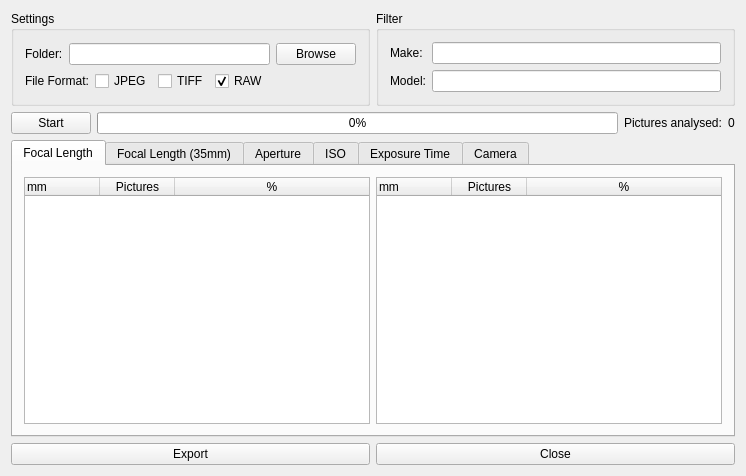
<?xml version="1.0" encoding="UTF-8"?>
<ui version="4.0">
 <class>MainWindow</class>
 <widget class="QMainWindow" name="MainWindow">
  <property name="geometry">
   <rect>
    <x>0</x>
    <y>0</y>
    <width>746</width>
    <height>476</height>
   </rect>
  </property>
  <property name="windowTitle">
   <string>ExifStatistics v1.0</string>
  </property>
  <property name="windowIcon">
   <iconset resource="images.qrc">
    <normaloff>:/main/icon/mainicon</normaloff>:/main/icon/mainicon</iconset>
  </property>
  <widget class="QWidget" name="centralWidget">
   <layout class="QGridLayout" name="gridLayout_10">
    <item row="0" column="0">
     <layout class="QVBoxLayout" name="verticalLayout">
      <item>
       <layout class="QHBoxLayout" name="horizontalLayout_9">
        <item>
         <widget class="QGroupBox" name="groupBox">
          <property name="title">
           <string>Settings</string>
          </property>
          <property name="flat">
           <bool>false</bool>
          </property>
          <property name="checkable">
           <bool>false</bool>
          </property>
          <layout class="QGridLayout" name="gridLayout_2">
           <item row="0" column="0">
            <layout class="QGridLayout" name="gridLayout">
             <item row="0" column="0">
              <widget class="QLabel" name="label">
               <property name="text">
                <string>Folder:</string>
               </property>
              </widget>
             </item>
             <item row="0" column="1" colspan="3">
              <layout class="QHBoxLayout" name="horizontalLayout">
               <item>
                <widget class="QLineEdit" name="txtFolderName">
                 <property name="text">
                  <string/>
                 </property>
                </widget>
               </item>
               <item>
                <widget class="QPushButton" name="btnBrowse">
                 <property name="text">
                  <string>Browse</string>
                 </property>
                </widget>
               </item>
              </layout>
             </item>
             <item row="1" column="0" colspan="2">
              <widget class="QLabel" name="label_5">
               <property name="text">
                <string>File Format:</string>
               </property>
              </widget>
             </item>
             <item row="1" column="2">
              <layout class="QHBoxLayout" name="horizontalLayout_2">
               <property name="sizeConstraint">
                <enum>QLayout::SetDefaultConstraint</enum>
               </property>
               <item>
                <widget class="QCheckBox" name="chkJPEG">
                 <property name="text">
                  <string>JPEG</string>
                 </property>
                </widget>
               </item>
               <item>
                <widget class="QCheckBox" name="chkTIFF">
                 <property name="text">
                  <string>TIFF</string>
                 </property>
                </widget>
               </item>
               <item>
                <widget class="QCheckBox" name="chkRAW">
                 <property name="text">
                  <string>RAW</string>
                 </property>
                 <property name="checked">
                  <bool>true</bool>
                 </property>
                </widget>
               </item>
              </layout>
             </item>
             <item row="1" column="3">
              <spacer name="horizontalSpacer">
               <property name="orientation">
                <enum>Qt::Horizontal</enum>
               </property>
               <property name="sizeHint" stdset="0">
                <size>
                 <width>40</width>
                 <height>20</height>
                </size>
               </property>
              </spacer>
             </item>
            </layout>
           </item>
          </layout>
         </widget>
        </item>
        <item>
         <widget class="QGroupBox" name="groupBox_2">
          <property name="title">
           <string>Filter</string>
          </property>
          <layout class="QGridLayout" name="gridLayout_9">
           <item row="0" column="0">
            <layout class="QGridLayout" name="gridLayout_3">
             <item row="0" column="0">
              <widget class="QLabel" name="label_2">
               <property name="text">
                <string>Make:</string>
               </property>
              </widget>
             </item>
             <item row="0" column="1">
              <widget class="QLineEdit" name="txtMake"/>
             </item>
             <item row="1" column="0">
              <widget class="QLabel" name="label_3">
               <property name="text">
                <string>Model:</string>
               </property>
              </widget>
             </item>
             <item row="1" column="1">
              <widget class="QLineEdit" name="txtModel"/>
             </item>
            </layout>
           </item>
          </layout>
         </widget>
        </item>
       </layout>
      </item>
      <item>
       <layout class="QHBoxLayout" name="horizontalLayout_5">
        <item>
         <widget class="QPushButton" name="btnStart">
          <property name="text">
           <string>Start</string>
          </property>
         </widget>
        </item>
        <item>
         <widget class="QProgressBar" name="progressBar">
          <property name="maximum">
           <number>10000</number>
          </property>
          <property name="value">
           <number>0</number>
          </property>
         </widget>
        </item>
        <item>
         <widget class="QLabel" name="label_4">
          <property name="text">
           <string>Pictures analysed:</string>
          </property>
         </widget>
        </item>
        <item>
         <widget class="QLabel" name="lblPicturesFound">
          <property name="text">
           <string>0</string>
          </property>
         </widget>
        </item>
       </layout>
      </item>
      <item>
       <widget class="QTabWidget" name="tabWidget">
        <property name="currentIndex">
         <number>0</number>
        </property>
        <widget class="QWidget" name="tab">
         <attribute name="title">
          <string>Focal Length</string>
         </attribute>
         <layout class="QGridLayout" name="gridLayout_5">
          <item row="0" column="0">
           <layout class="QHBoxLayout" name="horizontalLayout_3">
            <item>
             <widget class="QTreeWidget" name="treeFocal">
              <property name="rootIsDecorated">
               <bool>false</bool>
              </property>
              <attribute name="headerDefaultSectionSize">
               <number>75</number>
              </attribute>
              <column>
               <property name="text">
                <string>mm</string>
               </property>
              </column>
              <column>
               <property name="text">
                <string>Pictures</string>
               </property>
               <property name="textAlignment">
                <set>AlignHCenter|AlignVCenter|AlignCenter</set>
               </property>
              </column>
              <column>
               <property name="text">
                <string>%</string>
               </property>
               <property name="textAlignment">
                <set>AlignHCenter|AlignVCenter|AlignCenter</set>
               </property>
              </column>
             </widget>
            </item>
            <item>
             <widget class="QTreeWidget" name="treeFocalSorted">
              <property name="rootIsDecorated">
               <bool>false</bool>
              </property>
              <attribute name="headerDefaultSectionSize">
               <number>75</number>
              </attribute>
              <column>
               <property name="text">
                <string>mm</string>
               </property>
              </column>
              <column>
               <property name="text">
                <string>Pictures</string>
               </property>
               <property name="textAlignment">
                <set>AlignHCenter|AlignVCenter|AlignCenter</set>
               </property>
              </column>
              <column>
               <property name="text">
                <string>%</string>
               </property>
               <property name="textAlignment">
                <set>AlignHCenter|AlignVCenter|AlignCenter</set>
               </property>
              </column>
             </widget>
            </item>
           </layout>
          </item>
         </layout>
        </widget>
        <widget class="QWidget" name="tab_5">
         <attribute name="title">
          <string>Focal Length (35mm)</string>
         </attribute>
         <layout class="QGridLayout" name="gridLayout_4">
          <item row="0" column="0">
           <layout class="QHBoxLayout" name="horizontalLayout_11">
            <item>
             <widget class="QTreeWidget" name="treeFocal35">
              <property name="rootIsDecorated">
               <bool>false</bool>
              </property>
              <attribute name="headerDefaultSectionSize">
               <number>75</number>
              </attribute>
              <column>
               <property name="text">
                <string>mm</string>
               </property>
              </column>
              <column>
               <property name="text">
                <string>Pictures</string>
               </property>
               <property name="textAlignment">
                <set>AlignHCenter|AlignVCenter|AlignCenter</set>
               </property>
              </column>
              <column>
               <property name="text">
                <string>%</string>
               </property>
               <property name="textAlignment">
                <set>AlignHCenter|AlignVCenter|AlignCenter</set>
               </property>
              </column>
             </widget>
            </item>
            <item>
             <widget class="QTreeWidget" name="treeFocal35Sorted">
              <property name="rootIsDecorated">
               <bool>false</bool>
              </property>
              <attribute name="headerDefaultSectionSize">
               <number>75</number>
              </attribute>
              <column>
               <property name="text">
                <string>mm</string>
               </property>
              </column>
              <column>
               <property name="text">
                <string>Pictures</string>
               </property>
               <property name="textAlignment">
                <set>AlignHCenter|AlignVCenter|AlignCenter</set>
               </property>
              </column>
              <column>
               <property name="text">
                <string>%</string>
               </property>
               <property name="textAlignment">
                <set>AlignHCenter|AlignVCenter|AlignCenter</set>
               </property>
              </column>
             </widget>
            </item>
           </layout>
          </item>
         </layout>
        </widget>
        <widget class="QWidget" name="tab_2">
         <attribute name="title">
          <string>Aperture</string>
         </attribute>
         <layout class="QGridLayout" name="gridLayout_6">
          <item row="0" column="0">
           <layout class="QHBoxLayout" name="horizontalLayout_4">
            <item>
             <widget class="QTreeWidget" name="treeAperture">
              <property name="rootIsDecorated">
               <bool>false</bool>
              </property>
              <attribute name="headerDefaultSectionSize">
               <number>75</number>
              </attribute>
              <column>
               <property name="text">
                <string>f/</string>
               </property>
              </column>
              <column>
               <property name="text">
                <string>Pictures</string>
               </property>
               <property name="textAlignment">
                <set>AlignHCenter|AlignVCenter|AlignCenter</set>
               </property>
              </column>
              <column>
               <property name="text">
                <string>%</string>
               </property>
               <property name="textAlignment">
                <set>AlignHCenter|AlignVCenter|AlignCenter</set>
               </property>
              </column>
             </widget>
            </item>
            <item>
             <widget class="QTreeWidget" name="treeApertureSorted">
              <property name="rootIsDecorated">
               <bool>false</bool>
              </property>
              <attribute name="headerDefaultSectionSize">
               <number>75</number>
              </attribute>
              <column>
               <property name="text">
                <string>f/</string>
               </property>
              </column>
              <column>
               <property name="text">
                <string>Pictures</string>
               </property>
               <property name="textAlignment">
                <set>AlignHCenter|AlignVCenter|AlignCenter</set>
               </property>
              </column>
              <column>
               <property name="text">
                <string>%</string>
               </property>
               <property name="textAlignment">
                <set>AlignHCenter|AlignVCenter|AlignCenter</set>
               </property>
              </column>
             </widget>
            </item>
           </layout>
          </item>
         </layout>
        </widget>
        <widget class="QWidget" name="tab_3">
         <attribute name="title">
          <string>ISO</string>
         </attribute>
         <layout class="QGridLayout" name="gridLayout_7">
          <item row="0" column="0">
           <layout class="QHBoxLayout" name="horizontalLayout_6">
            <item>
             <widget class="QTreeWidget" name="treeISO">
              <property name="rootIsDecorated">
               <bool>false</bool>
              </property>
              <attribute name="headerDefaultSectionSize">
               <number>75</number>
              </attribute>
              <column>
               <property name="text">
                <string>ISO</string>
               </property>
              </column>
              <column>
               <property name="text">
                <string>Pictures</string>
               </property>
               <property name="textAlignment">
                <set>AlignHCenter|AlignVCenter|AlignCenter</set>
               </property>
              </column>
              <column>
               <property name="text">
                <string>%</string>
               </property>
               <property name="textAlignment">
                <set>AlignHCenter|AlignVCenter|AlignCenter</set>
               </property>
              </column>
             </widget>
            </item>
            <item>
             <widget class="QTreeWidget" name="treeISOSorted">
              <property name="rootIsDecorated">
               <bool>false</bool>
              </property>
              <attribute name="headerDefaultSectionSize">
               <number>75</number>
              </attribute>
              <column>
               <property name="text">
                <string>ISO</string>
               </property>
              </column>
              <column>
               <property name="text">
                <string>Pictures</string>
               </property>
               <property name="textAlignment">
                <set>AlignHCenter|AlignVCenter|AlignCenter</set>
               </property>
              </column>
              <column>
               <property name="text">
                <string>%</string>
               </property>
               <property name="textAlignment">
                <set>AlignHCenter|AlignVCenter|AlignCenter</set>
               </property>
              </column>
             </widget>
            </item>
           </layout>
          </item>
         </layout>
        </widget>
        <widget class="QWidget" name="tab_4">
         <attribute name="title">
          <string>Exposure Time</string>
         </attribute>
         <layout class="QGridLayout" name="gridLayout_8">
          <item row="0" column="0">
           <layout class="QHBoxLayout" name="horizontalLayout_8">
            <item>
             <widget class="QTreeWidget" name="treeExposure">
              <property name="rootIsDecorated">
               <bool>false</bool>
              </property>
              <attribute name="headerDefaultSectionSize">
               <number>75</number>
              </attribute>
              <column>
               <property name="text">
                <string>Seconds</string>
               </property>
              </column>
              <column>
               <property name="text">
                <string>Pictures</string>
               </property>
               <property name="textAlignment">
                <set>AlignHCenter|AlignVCenter|AlignCenter</set>
               </property>
              </column>
              <column>
               <property name="text">
                <string>%</string>
               </property>
               <property name="textAlignment">
                <set>AlignHCenter|AlignVCenter|AlignCenter</set>
               </property>
              </column>
             </widget>
            </item>
            <item>
             <widget class="QTreeWidget" name="treeExposureSorted">
              <property name="rootIsDecorated">
               <bool>false</bool>
              </property>
              <attribute name="headerDefaultSectionSize">
               <number>75</number>
              </attribute>
              <column>
               <property name="text">
                <string>Seconds</string>
               </property>
              </column>
              <column>
               <property name="text">
                <string>Pictures</string>
               </property>
               <property name="textAlignment">
                <set>AlignHCenter|AlignVCenter|AlignCenter</set>
               </property>
              </column>
              <column>
               <property name="text">
                <string>%</string>
               </property>
               <property name="textAlignment">
                <set>AlignHCenter|AlignVCenter|AlignCenter</set>
               </property>
              </column>
             </widget>
            </item>
           </layout>
          </item>
         </layout>
        </widget>
        <widget class="QWidget" name="tab_6">
         <attribute name="title">
          <string>Camera</string>
         </attribute>
         <layout class="QGridLayout" name="gridLayout_11">
          <item row="0" column="0">
           <layout class="QHBoxLayout" name="horizontalLayout_10">
            <item>
             <widget class="QTreeWidget" name="treeCamera">
              <property name="rootIsDecorated">
               <bool>false</bool>
              </property>
              <attribute name="headerDefaultSectionSize">
               <number>100</number>
              </attribute>
              <column>
               <property name="text">
                <string>Make &amp; Model</string>
               </property>
              </column>
              <column>
               <property name="text">
                <string>Pictures</string>
               </property>
               <property name="textAlignment">
                <set>AlignHCenter|AlignVCenter|AlignCenter</set>
               </property>
              </column>
              <column>
               <property name="text">
                <string>%</string>
               </property>
               <property name="textAlignment">
                <set>AlignHCenter|AlignVCenter|AlignCenter</set>
               </property>
              </column>
             </widget>
            </item>
            <item>
             <widget class="QTreeWidget" name="treeCameraSorted">
              <property name="rootIsDecorated">
               <bool>false</bool>
              </property>
              <attribute name="headerDefaultSectionSize">
               <number>100</number>
              </attribute>
              <column>
               <property name="text">
                <string>Make &amp; Model</string>
               </property>
              </column>
              <column>
               <property name="text">
                <string>Pictures</string>
               </property>
               <property name="textAlignment">
                <set>AlignHCenter|AlignVCenter|AlignCenter</set>
               </property>
              </column>
              <column>
               <property name="text">
                <string>%</string>
               </property>
               <property name="textAlignment">
                <set>AlignHCenter|AlignVCenter|AlignCenter</set>
               </property>
              </column>
             </widget>
            </item>
           </layout>
          </item>
         </layout>
        </widget>
       </widget>
      </item>
      <item>
       <layout class="QHBoxLayout" name="horizontalLayout_7">
        <item>
         <widget class="QPushButton" name="btnExport">
          <property name="text">
           <string>Export</string>
          </property>
         </widget>
        </item>
        <item>
         <widget class="QPushButton" name="btnClose">
          <property name="text">
           <string>Close</string>
          </property>
         </widget>
        </item>
       </layout>
      </item>
     </layout>
    </item>
   </layout>
  </widget>
 </widget>
 <layoutdefault spacing="6" margin="11"/>
 <resources>
  <include location="images.qrc"/>
 </resources>
 <connections/>
</ui>
